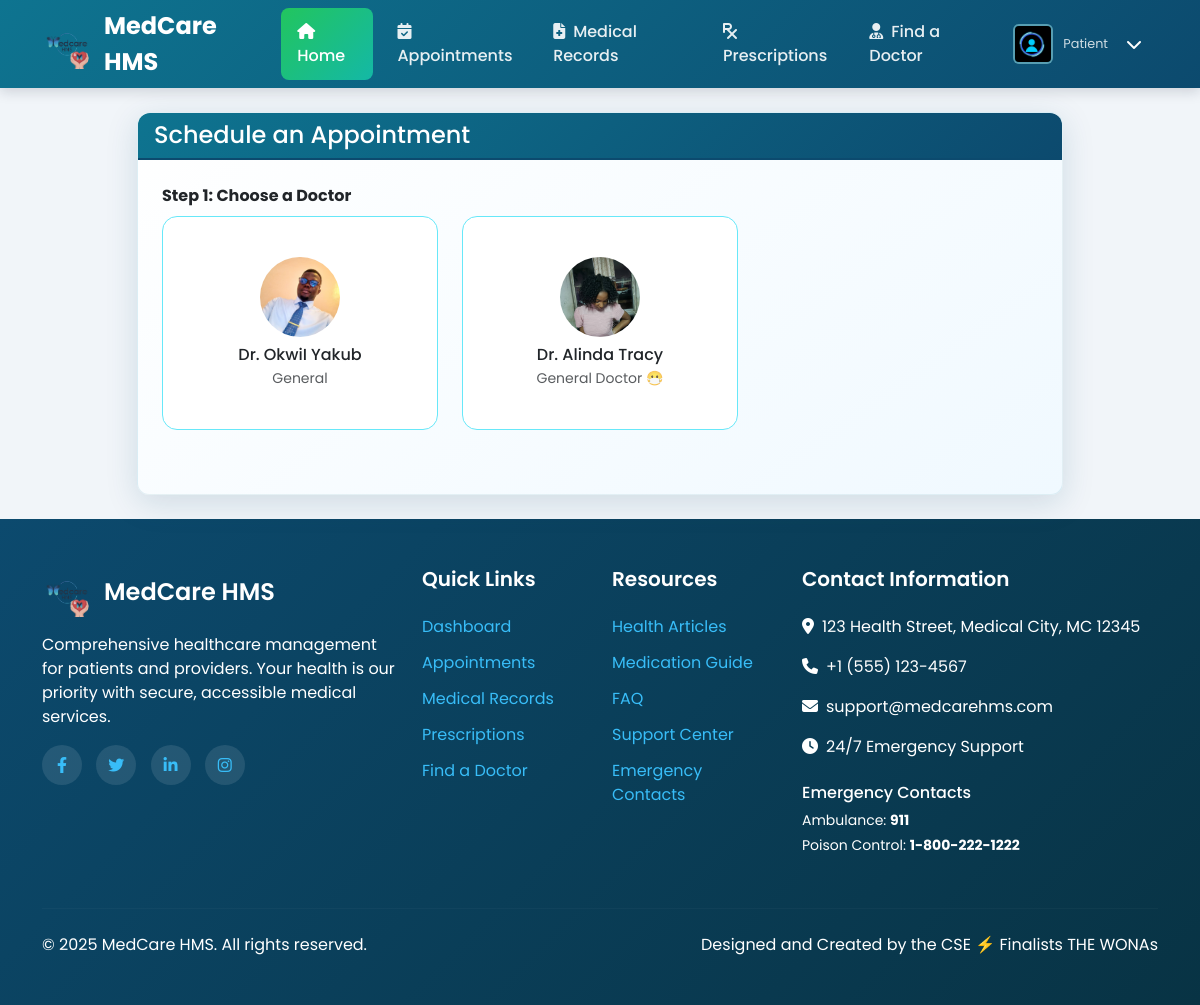
Screenshot of /patients/appointments/book/ (signed in) with the database file from the repository.
### doctors/models.py (models this page shows)
class DoctorProfile(models.Model):
    user = models.OneToOneField(User, on_delete=models.CASCADE, related_name='doctorprofile')
    profile_picture = models.ImageField(upload_to=get_doctor_image_path, null=True, blank=True, default='profile_pictures/default.jpeg')
    specialization = models.CharField(max_length=100)
    department = models.ForeignKey(Department, on_delete=models.SET_NULL, null=True, blank=True)
    license_number = models.CharField(max_length=100, unique=True, null=True, blank=True)
    years_of_experience = models.PositiveIntegerField(default=0)
    availability = models.TextField(blank=True, null=True, help_text="e.g., Mon-Fri, 9am-5pm")
    def __str__(self):
        return f"Dr. {self.user.first_name} {self.user.last_name}"

### patients/views.py (the view)
# urls.py: path('appointments/book/', views.book_appointment_view, name='book_appointment'),
@login_required
@patient_required
def book_appointment_view(request):
    patient_profile = get_object_or_404(PatientProfile, user=request.user)
    if request.method == 'POST':
        form = AppointmentBookingForm(request.POST, request.FILES)
        if form.is_valid():
            appointment = form.save(commit=False)
            appointment.patient = patient_profile
            appointment.created_by = request.user
            appointment.save()
            receptionists = AccountUserProfile.objects.filter(role='RECEPTIONIST', user__is_active=True)
            message = f"New appointment request from {request.user.get_full_name()} for Dr. {appointment.doctor.user.get_full_name()}."
            for profile in receptionists:
                create_notification(recipient=profile.user, message=message, link=reverse('receptionist:appointment_list'))
            messages.success(request, 'Your appointment has been successfully booked and is pending approval.')
            return redirect('patients:my_appointments')
    else:
        form = AppointmentBookingForm()
    available_doctors = DoctorProfile.objects.filter(user__is_active=True).select_related('user')
    context = {
        'form': form,
        'doctors': available_doctors # Pass the list of doctors to the template
    }
    return render(request, 'patients/book_appointment.html', context)

### accounts/templatetags/profile_tags.py (called while the page is built)
@register.simple_tag
def get_profile_image_url(user):
    try:
        if hasattr(user, 'doctorprofile') and user.doctorprofile.profile_picture:
            return user.doctorprofile.profile_picture.url
        elif hasattr(user, 'patientprofile') and user.patientprofile.profile_picture:
            return user.patientprofile.profile_picture.url
        elif hasattr(user, 'receptionistprofile') and user.receptionistprofile.profile_picture:
            return user.receptionistprofile.profile_picture.url
    except (AttributeError, ValueError):
        pass
    return '/static/profile_pictures/default.jpeg'

@register.simple_tag
def get_user_initials(user):
    if user.first_name and user.last_name:
        return f"{user.first_name[0]}{user.last_name[0]}".upper()
    elif user.first_name:
        return user.first_name[0].upper()
    elif user.username:
        return user.username[0].upper()
    return "U"

@register.simple_tag
def get_user_role_color(user):
    try:
        if hasattr(user, 'doctorprofile'):
            return '#14B8A6'  # Teal accent for doctors
        elif hasattr(user, 'patientprofile'):
            return '#0E7490'  # Primary teal for patients
        elif hasattr(user, 'receptionistprofile'):
            return '#5ce9f6'  # Purple accent for receptionists
    except AttributeError:
        pass
    return '#14B8A6'  # Default to teal

@register.inclusion_tag('components/profile_image.html')
def profile_image(user, size="40", css_class="user-avatar", show_fallback=True):
    return {
        'user': user,
        'size': size,
        'css_class': css_class,
        'show_fallback': show_fallback,
        'image_url': get_profile_image_url(user),
        'initials': get_user_initials(user),
        'role_color': get_user_role_color(user),
    }

### notifications/context_processors.py (called while the page is built)
def unread_notifications(request):
    if request.user.is_authenticated:
        count = Notification.objects.filter(recipient=request.user, is_read=False).count()
        return {'unread_notifications_count': count}
    return {}

### templates/patients/book_appointment.html (shortened to what this page needs)
{% extends 'base_patient.html' %}
{% block content %}
<div class="row justify-content-center">
    <div class="col-lg-10">
        <div class="card card-custom">
            <div class="card-header card-header-custom"><h4 class="mb-0">Schedule an Appointment</h4></div>
            <div class="card-body p-4">
                <form id="appointment-form" method="post" enctype="multipart/form-data" novalidate>
                    <div class="mb-4">
                        <label class="form-label fw-bold">Step 1: Choose a Doctor</label>
                        <div id="doctor-selection-container" class="row">
                            {% for doc in doctors %}
                            <div class="col-md-4 mb-3">
                                <div class="card doctor-card h-100" data-doctor-id="{{ doc.id }}">
                                    <div class="card-body text-center d-flex flex-column">
                                        <img src="{{ doc.profile_picture.url }}" class="rounded-circle doctor-card-img mb-2 mx-auto" alt="{{ doc }}">
                                        <h6 class="card-title mb-1">{{ doc }}</h6>
                                        <p class="card-text text-muted small">{{ doc.specialization }}</p>
                                    </div>
                                </div>
                            </div>
                            {% endfor %}
                        </div>
                    </div>
                </form>
            </div>
        </div>
    </div>
</div>
{% endblock %}

### static/css/themes/patient-theme.css (style rules this page uses)
:root { --patient-primary: #0E7490; --patient-primary-dark: #0C4A6E; --patient-primary-light: #67E8F9; --patient-secondary: #0284C7; --patient-accent: #38BDF8; --patient-warning: #F59E0B; --patient-danger: #EF4444; --patient-success: #10B981; --patient-info: #3B82F6; --patient-gradient-primary: linear-gradient(135deg, #0E7490 0%, #0C4A6E 100%); --patient-gradient-secondary: linear-gradient(135deg, #0284C7 0%, #0369A1 100%); --patient-gradient-card: linear-gradient(145deg, #ffffff 0%, #f0f9ff 100%); --patient-gradient-wellness: linear-gradient(135deg, #67E8F9 0%, #38BDF8 100%); --patient-shadow-primary: 0 4px 20px rgba(14, 116, 144, 0.25); --patient-shadow-card: 0 8px 32px rgba(12, 74, 110, 0.15); --patient-shadow-hover: 0 12px 40px rgba(14, 116, 144, 0.3); }

### templates/base_patient.html (style rules this page uses)
:root { --primary-teal: #0E7490; --primary-dark-teal: #0C4A6E; --sky-blue: #0284C7; --light-sky-blue: #38BDF8; --background-light: #F1F5F9; --background-white: #FFFFFF; --accent-blue: #14B8A6; --text-dark: #1E293B; --accent-green: #22C55E; --accent-orange: #F97316; }
* { font-family: 'Poppins', sans-serif; }
body { background-color: var(--background-light); color: var(--text-dark); display: flex; flex-direction: column; min-height: 100vh; }
.card-custom { background: white; border-radius: 12px; border: none; box-shadow: 0 4px 12px rgba(15, 23, 42, 0.05); transition: all 0.3s ease; }

### templates/components/messages.html (style rules this page uses)
:root { --message-success: #10b981; --message-success-bg: #ecfdf5; --message-success-border: #a7f3d0; --message-success-text: #065f46; --message-error: #ef4444; --message-error-bg: #fef2f2; --message-error-border: #fecaca; --message-error-text: #991b1b; --message-warning: #f59e0b; --message-warning-bg: #fffbeb; --message-warning-border: #fed7aa; --message-warning-text: #92400e; --message-info: #3b82f6; --message-info-bg: #eff6ff; --message-info-border: #bfdbfe; --message-info-text: #1e40af; --message-slide-duration: 300ms; --message-fade-duration: 250ms; --message-scale-duration: 200ms; }

### templates/patients/book_appointment.html (style rules this page uses)
.doctor-card { border: 2px solid transparent; border-radius: 0.75rem; transition: all 0.3s ease; cursor: pointer; }
.doctor-card-img { width: 80px; height: 80px; object-fit: cover; }

### rows the page displays
DoctorProfile: profile_picture (picture), user.last_name "Dr. OkwiI Yakub", specialization "General"
DoctorProfile: profile_picture (picture), user.last_name "Dr. Alinda Tracy", specialization "General Doctor 😷"
